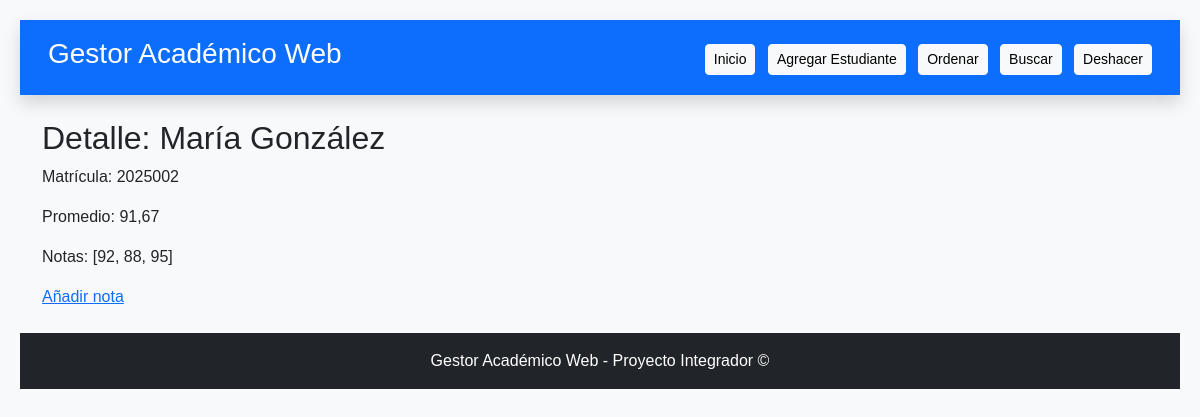
The app's page /student/3/ with its own data.
### gestor_academico/models.py (models this page shows, shortened)
class Student(models.Model):
    matricula = models.CharField(max_length=20, unique=True)
    nombre = models.CharField(max_length=150)
    notas = models.JSONField(default=list, blank=True)
    def promedio(self):
        if not self.notas:
            return 0.0
        return round(sum(self.notas) / len(self.notas), 2)

### gestor_academico/views.py (the view)
# urls.py: path('student/<int:pk>/', views.student_detail, name='student_detail'),
def student_detail(request, pk):
    student = get_object_or_404(Student, pk=pk)
    return render(request, 'gestor_academico/student_detail.html', {'student': student})

### gestor_academico/templates/gestor_academico/student_detail.html
{% extends 'gestor_academico/base.html' %}
{% block content %}
<h2>Detalle: {{ student.nombre }}</h2>
<p>Matrícula: {{ student.matricula }}</p>
<p>Promedio: {{ student.promedio }}</p>
<p>Notas: {{ student.notas }}</p>
<a href="{% url 'add_grade' student.id %}">Añadir nota</a>
{% endblock %}

### gestor_academico/static/gestor_academico/css/style.css (style rules this page uses)
body { font-family: Arial, sans-serif; margin: 20px; }

### records on screen
Student: nombre "María González", matricula "2025002", promedio "91,67", notas "[92, 88, 95]"
